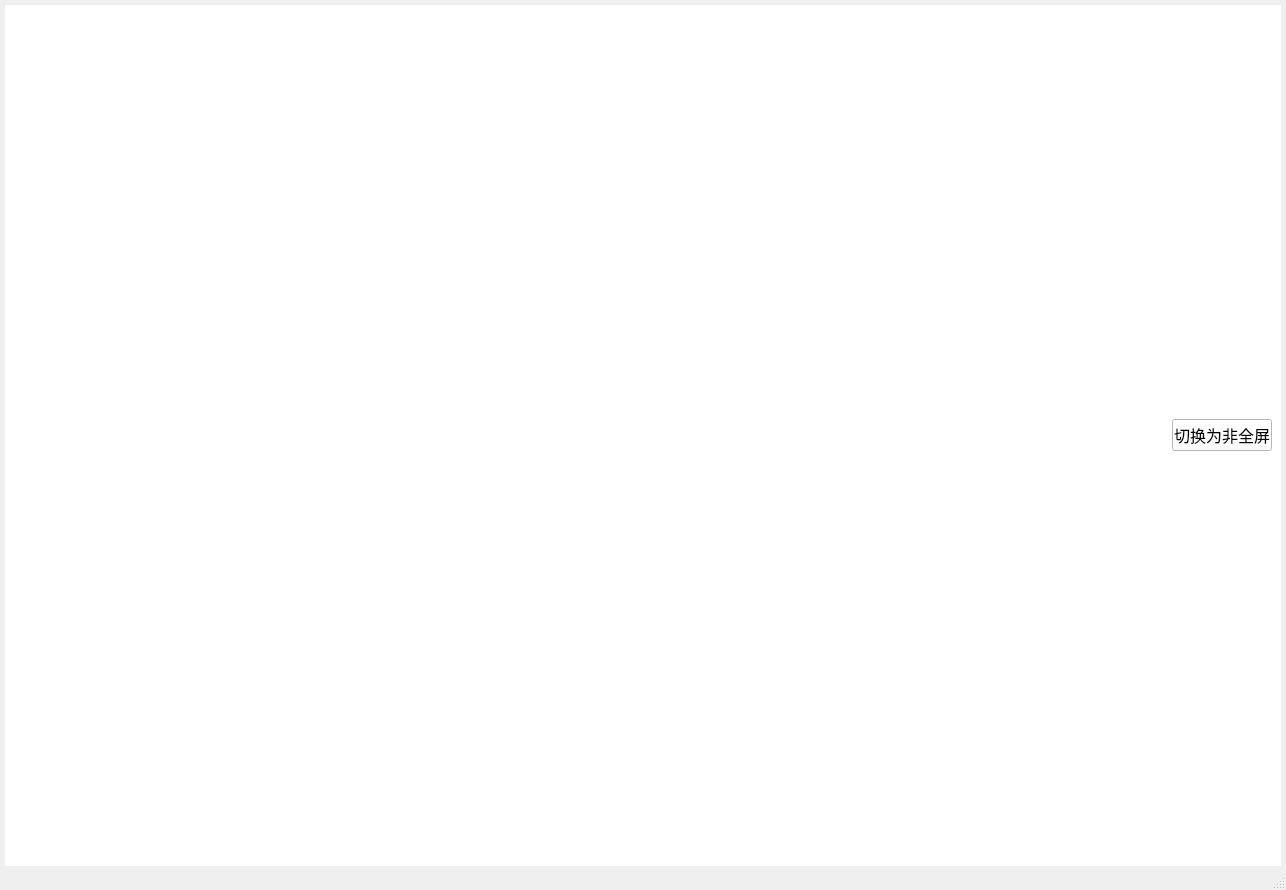
<?xml version="1.0" encoding="UTF-8"?>
<ui version="4.0">
 <class>mainWindow</class>
 <widget class="QMainWindow" name="mainWindow">
  <property name="geometry">
   <rect>
    <x>0</x>
    <y>0</y>
    <width>1286</width>
    <height>890</height>
   </rect>
  </property>
  <property name="windowTitle">
   <string>MainWindow</string>
  </property>
  <widget class="QWidget" name="centralwidget">
   <property name="font">
    <font>
     <pointsize>14</pointsize>
    </font>
   </property>
   <layout class="QVBoxLayout" name="verticalLayout_3">
    <property name="leftMargin">
     <number>5</number>
    </property>
    <property name="topMargin">
     <number>5</number>
    </property>
    <property name="rightMargin">
     <number>5</number>
    </property>
    <property name="bottomMargin">
     <number>0</number>
    </property>
    <item>
     <widget class="QStackedWidget" name="mainStackedWidget">
      <property name="styleSheet">
       <string notr="true">background: rgb(255, 255, 255)</string>
      </property>
      <property name="currentIndex">
       <number>1</number>
      </property>
      <widget class="QWidget" name="mainStackedWidgetPage1">
       <layout class="QVBoxLayout" name="verticalLayout_2">
        <property name="spacing">
         <number>0</number>
        </property>
        <property name="bottomMargin">
         <number>0</number>
        </property>
        <item>
         <widget class="QFrame" name="top_qframe">
          <property name="maximumSize">
           <size>
            <width>16777215</width>
            <height>80</height>
           </size>
          </property>
          <property name="styleSheet">
           <string notr="true">background:rgb(255, 255, 255)</string>
          </property>
          <property name="frameShape">
           <enum>QFrame::StyledPanel</enum>
          </property>
          <property name="frameShadow">
           <enum>QFrame::Raised</enum>
          </property>
          <layout class="QVBoxLayout" name="verticalLayout_7">
           <item>
            <layout class="QHBoxLayout" name="button_QHbox">
             <item>
              <widget class="QPushButton" name="open_camera_button">
               <property name="cursor">
                <cursorShape>PointingHandCursor</cursorShape>
               </property>
               <property name="styleSheet">
                <string notr="true">background:transparent</string>
               </property>
               <property name="text">
                <string/>
               </property>
               <property name="icon">
                <iconset resource="ui_file/camera_qrc.qrc">
                 <normaloff>:/camera/camera.svg</normaloff>:/camera/camera.svg</iconset>
               </property>
               <property name="iconSize">
                <size>
                 <width>85</width>
                 <height>85</height>
                </size>
               </property>
              </widget>
             </item>
             <item>
              <widget class="QPushButton" name="select_picture_button">
               <property name="cursor">
                <cursorShape>PointingHandCursor</cursorShape>
               </property>
               <property name="styleSheet">
                <string notr="true">background:transparent</string>
               </property>
               <property name="text">
                <string/>
               </property>
               <property name="icon">
                <iconset resource="ui_file/camera_qrc.qrc">
                 <normaloff>:/camera/picture.svg</normaloff>:/camera/picture.svg</iconset>
               </property>
               <property name="iconSize">
                <size>
                 <width>80</width>
                 <height>75</height>
                </size>
               </property>
              </widget>
             </item>
             <item>
              <widget class="QPushButton" name="select_video_button">
               <property name="cursor">
                <cursorShape>PointingHandCursor</cursorShape>
               </property>
               <property name="styleSheet">
                <string notr="true">background: transparent; /* 设置背景为透明 */
</string>
               </property>
               <property name="text">
                <string/>
               </property>
               <property name="icon">
                <iconset resource="ui_file/camera_qrc.qrc">
                 <normaloff>:/camera/video.svg</normaloff>:/camera/video.svg</iconset>
               </property>
               <property name="iconSize">
                <size>
                 <width>80</width>
                 <height>80</height>
                </size>
               </property>
              </widget>
             </item>
             <item>
              <widget class="QPushButton" name="close_button">
               <property name="cursor">
                <cursorShape>PointingHandCursor</cursorShape>
               </property>
               <property name="styleSheet">
                <string notr="true">background: transparent; /* 设置背景为透明 */
</string>
               </property>
               <property name="text">
                <string/>
               </property>
               <property name="icon">
                <iconset resource="ui_file/camera_qrc.qrc">
                 <normaloff>:/camera/close.svg</normaloff>:/camera/close.svg</iconset>
               </property>
               <property name="iconSize">
                <size>
                 <width>70</width>
                 <height>60</height>
                </size>
               </property>
               <property name="checkable">
                <bool>false</bool>
               </property>
               <property name="checked">
                <bool>false</bool>
               </property>
               <property name="default">
                <bool>false</bool>
               </property>
              </widget>
             </item>
            </layout>
           </item>
          </layout>
         </widget>
        </item>
        <item>
         <layout class="QHBoxLayout" name="mid_qhbox">
          <item>
           <widget class="QFrame" name="mid_qhbox__left_qframe">
            <property name="maximumSize">
             <size>
              <width>16777215</width>
              <height>16777215</height>
             </size>
            </property>
            <property name="frameShape">
             <enum>QFrame::StyledPanel</enum>
            </property>
            <property name="frameShadow">
             <enum>QFrame::Raised</enum>
            </property>
            <layout class="QVBoxLayout" name="verticalLayout_8">
             <item>
              <layout class="QVBoxLayout" name="main_show_image_qlabel_father_qv"/>
             </item>
             <item>
              <widget class="QProgressBar" name="progress_bar">
               <property name="font">
                <font>
                 <pointsize>9</pointsize>
                </font>
               </property>
               <property name="layoutDirection">
                <enum>Qt::LeftToRight</enum>
               </property>
               <property name="maximum">
                <number>100</number>
               </property>
               <property name="value">
                <number>1</number>
               </property>
               <property name="alignment">
                <set>Qt::AlignRight|Qt::AlignTop|Qt::AlignTrailing</set>
               </property>
               <property name="textVisible">
                <bool>true</bool>
               </property>
               <property name="textDirection">
                <enum>QProgressBar::TopToBottom</enum>
               </property>
              </widget>
             </item>
             <item>
              <widget class="QTableWidget" name="table_widget">
               <property name="minimumSize">
                <size>
                 <width>0</width>
                 <height>0</height>
                </size>
               </property>
               <property name="maximumSize">
                <size>
                 <width>972000</width>
                 <height>150</height>
                </size>
               </property>
               <property name="font">
                <font>
                 <pointsize>12</pointsize>
                </font>
               </property>
               <attribute name="horizontalHeaderDefaultSectionSize">
                <number>242</number>
               </attribute>
               <column>
                <property name="text">
                 <string>时间戳</string>
                </property>
                <property name="font">
                 <font>
                  <pointsize>12</pointsize>
                 </font>
                </property>
               </column>
               <column>
                <property name="text">
                 <string>识别结果</string>
                </property>
                <property name="font">
                 <font>
                  <pointsize>12</pointsize>
                  <bold>true</bold>
                 </font>
                </property>
               </column>
               <column>
                <property name="text">
                 <string>位置</string>
                </property>
                <property name="font">
                 <font>
                  <pointsize>12</pointsize>
                  <bold>true</bold>
                 </font>
                </property>
               </column>
               <column>
                <property name="text">
                 <string>模型路径</string>
                </property>
                <property name="font">
                 <font>
                  <pointsize>12</pointsize>
                 </font>
                </property>
               </column>
               <column>
                <property name="text">
                 <string>图片/视频路径</string>
                </property>
                <property name="font">
                 <font>
                  <pointsize>12</pointsize>
                  <bold>false</bold>
                 </font>
                </property>
               </column>
              </widget>
             </item>
            </layout>
           </widget>
          </item>
          <item>
           <widget class="QFrame" name="mid_qhbox__right_qframe">
            <property name="maximumSize">
             <size>
              <width>250</width>
              <height>16777215</height>
             </size>
            </property>
            <property name="styleSheet">
             <string notr="true">background: rgb(255, 255, 255)</string>
            </property>
            <property name="frameShape">
             <enum>QFrame::StyledPanel</enum>
            </property>
            <property name="frameShadow">
             <enum>QFrame::Raised</enum>
            </property>
            <layout class="QVBoxLayout" name="verticalLayout_9">
             <property name="spacing">
              <number>30</number>
             </property>
             <property name="leftMargin">
              <number>0</number>
             </property>
             <item>
              <widget class="QCheckBox" name="cuda_qcheckbox">
               <property name="font">
                <font>
                 <pointsize>15</pointsize>
                </font>
               </property>
               <property name="cursor">
                <cursorShape>PointingHandCursor</cursorShape>
               </property>
               <property name="styleSheet">
                <string notr="true">QCheckBox::indicator {
width: 20px;
height:20px;
};</string>
               </property>
               <property name="text">
                <string>使用cuda</string>
               </property>
               <property name="checked">
                <bool>true</bool>
               </property>
              </widget>
             </item>
             <item>
              <layout class="QVBoxLayout" name="verticalLayout_6">
               <item>
                <layout class="QVBoxLayout" name="verticalLayout_4">
                 <property name="spacing">
                  <number>5</number>
                 </property>
                 <item>
                  <layout class="QHBoxLayout" name="horizontalLayout_3">
                   <property name="spacing">
                    <number>5</number>
                   </property>
                   <item>
                    <widget class="QLabel" name="conf_qlabel">
                     <property name="maximumSize">
                      <size>
                       <width>65</width>
                       <height>16777215</height>
                      </size>
                     </property>
                     <property name="font">
                      <font>
                       <pointsize>15</pointsize>
                      </font>
                     </property>
                     <property name="text">
                      <string>阈值: 0.</string>
                     </property>
                    </widget>
                   </item>
                   <item>
                    <widget class="QLabel" name="conf_really_value_qlabel">
                     <property name="font">
                      <font>
                       <pointsize>15</pointsize>
                      </font>
                     </property>
                     <property name="lineWidth">
                      <number>2</number>
                     </property>
                     <property name="text">
                      <string>65</string>
                     </property>
                     <property name="textFormat">
                      <enum>Qt::AutoText</enum>
                     </property>
                    </widget>
                   </item>
                  </layout>
                 </item>
                 <item>
                  <widget class="QSlider" name="conf_slider">
                   <property name="maximumSize">
                    <size>
                     <width>16777215</width>
                     <height>100</height>
                    </size>
                   </property>
                   <property name="font">
                    <font>
                     <pointsize>15</pointsize>
                    </font>
                   </property>
                   <property name="cursor">
                    <cursorShape>PointingHandCursor</cursorShape>
                   </property>
                   <property name="maximum">
                    <number>99</number>
                   </property>
                   <property name="singleStep">
                    <number>1</number>
                   </property>
                   <property name="sliderPosition">
                    <number>65</number>
                   </property>
                   <property name="orientation">
                    <enum>Qt::Horizontal</enum>
                   </property>
                  </widget>
                 </item>
                </layout>
               </item>
              </layout>
             </item>
             <item>
              <layout class="QVBoxLayout" name="select_model_qvbox">
               <property name="spacing">
                <number>5</number>
               </property>
               <item>
                <widget class="QLabel" name="select_model_qlabel">
                 <property name="font">
                  <font>
                   <pointsize>15</pointsize>
                  </font>
                 </property>
                 <property name="text">
                  <string>模型选择</string>
                 </property>
                </widget>
               </item>
               <item>
                <widget class="QComboBox" name="select_model_comboBox">
                 <property name="font">
                  <font>
                   <pointsize>15</pointsize>
                  </font>
                 </property>
                 <property name="cursor">
                  <cursorShape>PointingHandCursor</cursorShape>
                 </property>
                </widget>
               </item>
               <item>
                <spacer name="verticalSpacer_2">
                 <property name="orientation">
                  <enum>Qt::Vertical</enum>
                 </property>
                 <property name="sizeHint" stdset="0">
                  <size>
                   <width>20</width>
                   <height>40</height>
                  </size>
                 </property>
                </spacer>
               </item>
              </layout>
             </item>
             <item alignment="Qt::AlignHCenter">
              <widget class="QPushButton" name="pushButton">
               <property name="minimumSize">
                <size>
                 <width>200</width>
                 <height>0</height>
                </size>
               </property>
               <property name="maximumSize">
                <size>
                 <width>200</width>
                 <height>16777215</height>
                </size>
               </property>
               <property name="font">
                <font>
                 <pointsize>14</pointsize>
                </font>
               </property>
               <property name="cursor">
                <cursorShape>PointingHandCursor</cursorShape>
               </property>
               <property name="layoutDirection">
                <enum>Qt::LeftToRight</enum>
               </property>
               <property name="text">
                <string>图像切换为全屏显示</string>
               </property>
              </widget>
             </item>
             <item alignment="Qt::AlignHCenter">
              <widget class="QPushButton" name="save_file_qcheckbox">
               <property name="minimumSize">
                <size>
                 <width>200</width>
                 <height>0</height>
                </size>
               </property>
               <property name="maximumSize">
                <size>
                 <width>200</width>
                 <height>16777215</height>
                </size>
               </property>
               <property name="font">
                <font>
                 <pointsize>14</pointsize>
                </font>
               </property>
               <property name="cursor">
                <cursorShape>PointingHandCursor</cursorShape>
               </property>
               <property name="layoutDirection">
                <enum>Qt::LeftToRight</enum>
               </property>
               <property name="styleSheet">
                <string notr="true">QCheckBox::indicator {
width: 20px;
height: 20px;
};</string>
               </property>
               <property name="text">
                <string>保存表格文件</string>
               </property>
               <property name="iconSize">
                <size>
                 <width>9</width>
                 <height>13</height>
                </size>
               </property>
              </widget>
             </item>
             <item>
              <widget class="QLabel" name="label">
               <property name="minimumSize">
                <size>
                 <width>0</width>
                 <height>150</height>
                </size>
               </property>
               <property name="maximumSize">
                <size>
                 <width>16777215</width>
                 <height>250</height>
                </size>
               </property>
               <property name="text">
                <string/>
               </property>
               <property name="pixmap">
                <pixmap resource="ui_file/camera_qrc.qrc">:/camera/ultra.png</pixmap>
               </property>
              </widget>
             </item>
            </layout>
           </widget>
          </item>
         </layout>
        </item>
       </layout>
      </widget>
      <widget class="QWidget" name="only_picture">
       <layout class="QVBoxLayout" name="verticalLayout">
        <item>
         <layout class="QVBoxLayout" name="main_show_image_qlabel_2_father_qv"/>
        </item>
        <item>
         <widget class="QPushButton" name="pushButton_2">
          <property name="maximumSize">
           <size>
            <width>100</width>
            <height>16777215</height>
           </size>
          </property>
          <property name="font">
           <font>
            <pointsize>12</pointsize>
           </font>
          </property>
          <property name="layoutDirection">
           <enum>Qt::RightToLeft</enum>
          </property>
          <property name="text">
           <string>切换为非全屏</string>
          </property>
         </widget>
        </item>
       </layout>
      </widget>
     </widget>
    </item>
   </layout>
  </widget>
  <widget class="QStatusBar" name="statusBar">
   <property name="font">
    <font>
     <pointsize>12</pointsize>
     <kerning>true</kerning>
    </font>
   </property>
  </widget>
 </widget>
 <resources>
  <include location="ui_file/camera_qrc.qrc"/>
 </resources>
 <connections>
  <connection>
   <sender>conf_slider</sender>
   <signal>valueChanged(int)</signal>
   <receiver>conf_really_value_qlabel</receiver>
   <slot>setNum(int)</slot>
   <hints>
    <hint type="sourcelabel">
     <x>1034</x>
     <y>210</y>
    </hint>
    <hint type="destinationlabel">
     <x>1109</x>
     <y>182</y>
    </hint>
   </hints>
  </connection>
 </connections>
 <slots>
  <signal>openFileDialog()</signal>
  <slot>openFileDialogSlot()</slot>
  <slot>openCameraSlot()</slot>
 </slots>
</ui>
